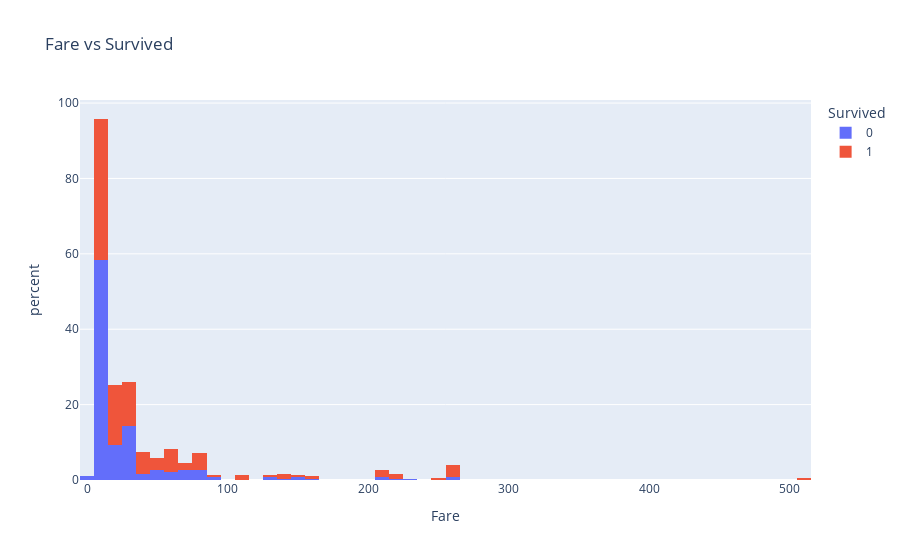

The code cell stored with this chart in its notebook:
### Code cell
#hist plot using plotly 
fig = px.histogram(df, x="Fare", color="Survived", histnorm='percent', title="Fare vs Survived")
fig.show()

### Figure 1 — Plotly figure (JSON) as saved in the notebook; plotly's stock layout.template omitted (floating-point values rounded to 4 significant figures; data arrays with more than 128 entries replaced by an {"elided": "..."} marker saying what was removed)
{"data": [{"alignmentgroup": "True", "bingroup": "x", "histnorm": "percent", "hovertemplate": "Survived=0<br>Fare=%{x}<br>percent=%{y}<extra></extra>", "legendgroup": "0", "marker": {"color": "#636efa", "pattern": {"shape": ""}}, "name": "0", "offsetgroup": "0", "orientation": "v", "showlegend": true, "type": "histogram", "x": {"elided": "266 float values"}, "xaxis": "x", "yaxis": "y"}, {"alignmentgroup": "True", "bingroup": "x", "histnorm": "percent", "hovertemplate": "Survived=1<br>Fare=%{x}<br>percent=%{y}<extra></extra>", "legendgroup": "1", "marker": {"color": "#EF553B", "pattern": {"shape": ""}}, "name": "1", "offsetgroup": "1", "orientation": "v", "showlegend": true, "type": "histogram", "x": {"elided": "152 float values"}, "xaxis": "x", "yaxis": "y"}], "layout": {"barmode": "relative", "legend": {"title": {"text": "Survived"}, "tracegroupgap": 0}, "title": {"text": "Fare vs Survived"}, "xaxis": {"anchor": "y", "domain": [0, 1], "title": {"text": "Fare"}}, "yaxis": {"anchor": "x", "domain": [0, 1], "title": {"text": "percent"}}}}
